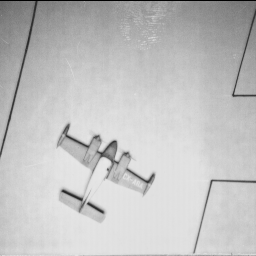
#> input picture DataSets/5.1.11.tiff, 256 x 256 px, found by its file name
$ python HPF-Sobel.py
#> lines starting #> are read from the running program, lines starting #| are printed output that depends on the picture
import cv2
import matplotlib.pyplot as plt

def main():

    path = "D:\\CODES\\OpenCV3\\DataSets\\"
    imgpath =  path + "5.1.11.tiff"
    img = cv2.imread(imgpath, 1)
#> img is the input picture: shape (256, 256, 3); min 0, max 232, mean 193.6

    edgesx = cv2.Sobel(img, -1, dx=2, dy=0, ksize=11, scale=1,
                       delta=0, borderType=cv2.BORDER_DEFAULT)
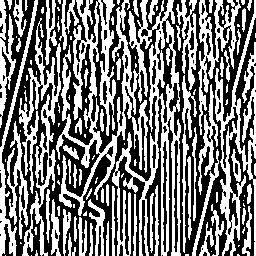
#> edgesx: shape (256, 256, 3); min 0, max 255, mean 121.2

    edgesy = cv2.Sobel(img, -1, dx=0, dy=2, ksize=11, scale=1,
                       delta=0, borderType=cv2.BORDER_DEFAULT)
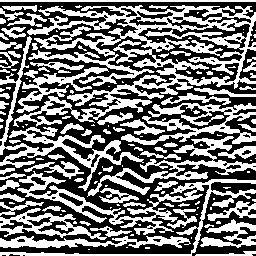
#> edgesy: shape (256, 256, 3); min 0, max 255, mean 118.7

    edges = edgesx + edgesy
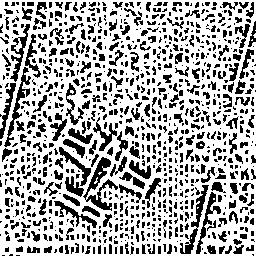
#> edges: shape (256, 256, 3); min 0, max 255, mean 171.6

    output = [img, edgesx, edgesy, edges]
    titles = ['Original', 'dx=1 dy=0', 'dx=0 dy=1', 'Edges']

    for i in range(4):
        plt.subplot(2, 2, i+1)
        plt.imshow(output[i])
        plt.title(titles[i])
        plt.xticks([])
        plt.yticks([])
    plt.show()
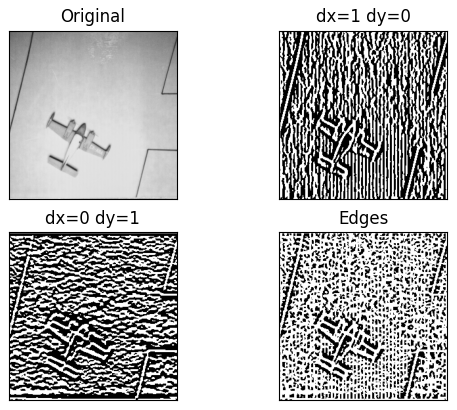
#> figure drawn by matplotlib, 4 panels

if __name__ == "__main__":
    main()

$ run again, with DataSets/4.1.03.tiff copied over DataSets/5.1.11.tiff
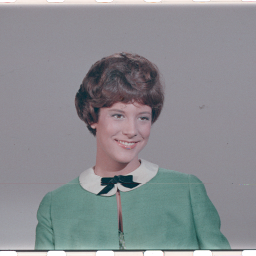
#> input picture DataSets/4.1.03.tiff, 256 x 256 px, found by its file name
#> in main, img is the input picture: shape (256, 256, 3); mean B, G, R 144, 140, 137.6
#> in main, `edges = edgesx + edgesy`:
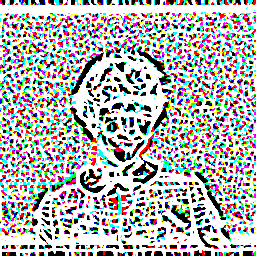
#> edges: shape (256, 256, 3); mean B, G, R 178.3, 178.2, 178.1
#> in main, `plt.show()`:
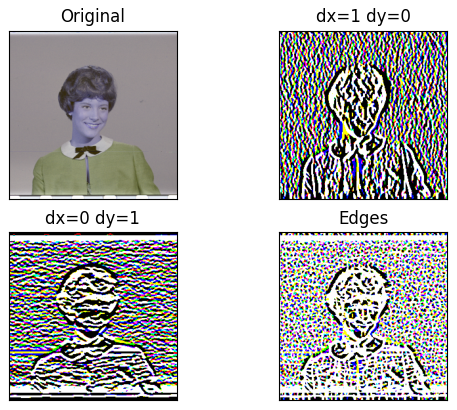
#> figure drawn by matplotlib, 4 panels; B, G, R data is drawn as R, G, B
